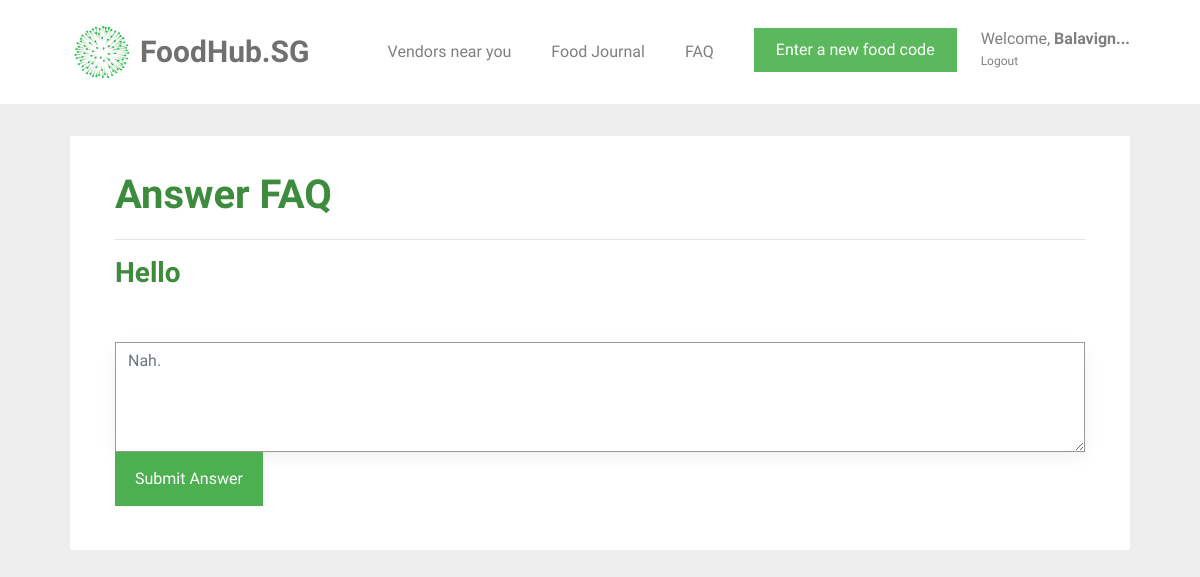
Before: /answer/7 (signed in) with the older database file.
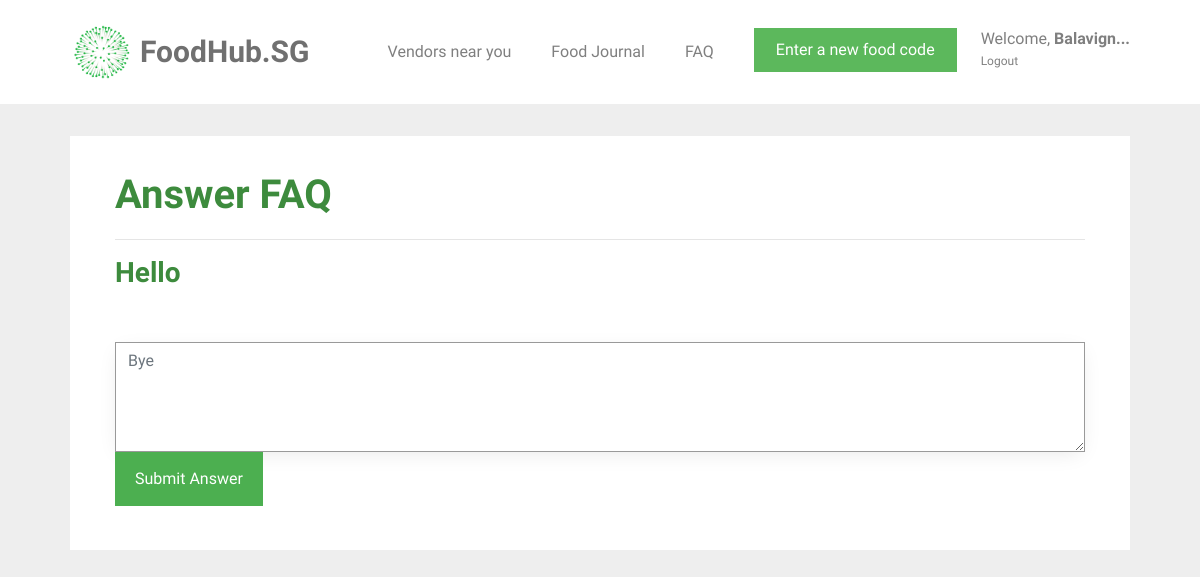
After: the same page with the newer database file.
### tables this page shows
CREATE TABLE question_and_answer (
  id INTEGER PRIMARY KEY AUTOINCREMENT,
  question TEXT,
  answer TEXT,
  user TEXT
);

### foodhubsg/user.py (the view, shortened to what this page needs)
@bp.route('/answer/<int:id>', methods=('GET', 'POST'))
@login_required
def answer(id):
    db = get_db()
    user_status = db.execute('SELECT status FROM user WHERE Name = ?', [g.user['name']]).fetchone()
    qns = db.execute('SELECT question FROM question_and_answer WHERE id = ?', [id]).fetchone()
    ans = db.execute('SELECT answer FROM question_and_answer WHERE id = ?', [id]).fetchone()
    return render_template('user/answer_faq.html', id=id, qns=qns[0], status=user_status, ans=ans)

### foodhubsg/auth.py (called while the page is built)
def login_required(view):
    @functools.wraps(view)
    def wrapped_view(**kwargs):
        if g.user is None:
            return redirect(url_for('auth.login'))
        if g.user["id"] == 0:
            return redirect(url_for('support.support'))
        return view(**kwargs)
    return wrapped_view

@bp.before_app_request
def load_logged_in_user():
    user_id = session.get('user_id')
    if user_id is None:
        g.user = None
    else:
        g.user = get_db().execute(
            'SELECT * FROM user WHERE id = ?', (user_id,)
        ).fetchone()

### foodhubsg/db.py (called while the page is built)
def get_db():
    if 'db' not in g:
        g.db = sqlite3.connect(
            current_app.config['DATABASE'],
            detect_types=sqlite3.PARSE_DECLTYPES
        )
        g.db.row_factory = sqlite3.Row
    return g.db

### foodhubsg/templates/user/answer_faq.html (shortened to what this page needs)
{% extends 'base.html' %}
{% block content %}
<div id="colorlib-container">
    <div class="container">
        <div class="box1">
        <div class="row row-pb-md">
            <div class="col-md-12">
            <h1 class="font_color"><b>Answer FAQ</b></h1>
            <hr>
            {% if status[0] == 1 %}
                <h3> You are not allowed to answer questions. </h3>
            {% else %}
                <h3><b class="font_color">{{ qns }}</b></h3>
                <form id="answer-form" method="post" action="">
                    <textarea id="answer" name="answer" form="answer-form" class="form-control" rows="4" cols="70" placeholder="{{ ans[0] }}"></textarea>
                   <input type="submit" value="Submit Answer" name="action" class="btn btn-primary" style="background-color: #4CAF50; height: 54px;">
                </form>
                {% endif %}
            </div>
        </div>
        </div>
    </div>
</div>
{% endblock %}

### foodhubsg/templates/base.html (shortened to what this page needs)
<!doctype html>
<link rel="stylesheet" href="https://cdnjs.cloudflare.com/ajax/libs/font-awesome/4.7.0/css/font-awesome.min.css">
<link rel="stylesheet" href="https://stackpath.bootstrapcdn.com/bootstrap/4.1.3/css/bootstrap.min.css">
<link rel="stylesheet" href="../static/css/animate.css">
<link rel="stylesheet" href="../static/css/icomoon.css">
<link rel="stylesheet" href="../static/css/magnific-popup.css">
<link rel="stylesheet" href="../static/css/owl.carousel.min.css">
<link rel="stylesheet" href="../static/css/style.css">
    {% block navbar %}
        <nav class="navbar navbar-light bg-white">
            <div class="container">
                <a class="navbar-brand" href="{{ url_for('index') }}">
                    <img src="../static/images/healthhub-logo.png" width="65px" height="60px" class="d-inline-block align-top" alt="FoodHub.SG Logo">
                    <span id="webname">FoodHub.SG</span>
                </a>
                {% if g.user %}
                    {% if g.user["id"] == 0 %}
                        <ul class="navbar-nav ml-auto">
                            <li class="nav-item">
                                <a class="nav-link" href="{{ url_for('support.support') }}">Index</a>
                            </li>
                            <li class="nav-item">
                                <a href="{{ url_for('support.ban_user') }}"><button type="button" class="btn btn-danger">Ban Users</button></a>
                            </li>
                            <li class="nav-item settings nav-link">
                                <a class="nav-link" id="settings-link">
                                    Welcome, <span id="nav-name">{{ g.user['name'] }}!</span>
                                </a>
                                <a class="nav-link" id="logout-link" href="{{ url_for('auth.logout') }}">
                                    Logout
                                </a>
                            </li>
                        </ul>
                    {% else %}
                        <ul class="navbar-nav ml-auto">
                            <li class="nav-item">
                                <a class="nav-link" href="{{ url_for('vendors.vendors') }}">Vendors near you</a>
                            </li>
                            <li class="nav-item">
                                <a class="nav-link" href="{{ url_for('food.food_journal') }}">Food Journal</a>
                            </li>
                            <li class="nav-item">
                                <a class="nav-link" href="{{ url_for('user.faq') }}">FAQ</a>
                            </li>
                            <li class="nav-item">
                                <a href="{{ url_for('food.food_journal') }}"><button type="button" class="btn btn-success">Enter a new food code</button></a>
                            </li>
                            <li class="nav-item settings nav-link">
                                <a class="nav-link" id="settings-link" href="{{ url_for('user.user_settings')}}">
                                    Welcome, <span id="nav-name">{{ g.user['name'] }}!</span>
                                </a>
                                <a class="nav-link" id="logout-link" href="{{ url_for('auth.logout') }}">
                                    Logout
                                </a>
                            </li>
                        </ul>
                    {% endif %}
                {% endif %}
                {% endblock %}
            </div>
        </nav>
<section class="content">
    {% block content %}{% endblock %}
</section>

### foodhubsg/static/css/style.css (style rules this page uses)
.font_color { color: #3d8b3d; }
a { color: #F6490D; -webkit-transition: 0.5s; -o-transition: 0.5s; transition: 0.5s; }
h1, h2, h3, h4, h5, h6, figure { color: #707070; font-weight: 400; margin: 0 0 20px 0; }
#colorlib-container, #colorlib-instagram, #colorlib-about, #colorlib-contact, #colorlib-footer { padding: 2em 0; clear: both; }
.content { display: block; }
.form-control { -webkit-box-shadow: none; -moz-box-shadow: none; -ms-box-shadow: none; -o-box-shadow: none; box-shadow: none; border: none; font-size: 16px !important; font-weight: 300; -webkit-border-radius: 0px; -moz-border-radius: 0px; -ms-border-radius: 0px; border-radius: 0px; }
.btn { margin-right: 4px; margin-bottom: 4px; font-size: 16px; font-weight: 400; -webkit-border-radius: 30px; -moz-border-radius: 30px; -ms-border-radius: 30px; border-radius: 30px; -webkit-transition: 0.5s; -o-transition: 0.5s; transition: 0.5s; padding: 8px 20px; }
.btn-primary { background: #F6490D; color: #fff; }
.btn-success { background: #5cb85c; color: #fff; border: 2px solid #5cb85c; }
.form-control { -webkit-box-shadow: none; box-shadow: none; background: transparent; border: 1px solid rgba(0, 0, 0, 0.1); height: 54px; font-size: 18px; font-weight: 300; }
.row-pb-md { padding: 2em !important; }
.btn-primary { border-radius: 0; border-width: 0; }
.btn { border-radius: 0; }
.form-control { border-width: 0.2px; border-color: #999999; box-shadow: 0 5px 20px -5px rgba(0,0,0,0.1); }
.box1 { background: #ffffff; padding: 0.5em; margin-bottom: 3em; transition: box-shadow 0.5s; }
.row.row-pb-md { margin: -5px -10px 0 -10px; }
.container { padding-right: 2.5em; padding-left: 2.5em; }
#nav-name { font-weight: bold; }
.navbar-nav { flex-direction: row; }
.nav-item { padding: 10px 10px 10px 10px; margin: 10px; }
.navbar-nav > .settings { position: relative; display: block; margin-right: 0; padding-right: 0; margin-left: 0; padding-left: 0; color: #4CAF50; }
.settings > .nav-link { line-height: 22px; padding: 0; }
#logout-link { font-size: 12px; }
#webname { color: #707070; font-weight: bold; font-size: 30px; }
.bg-white { background-color: white; }

Changed rows visible on the page:
changed question_and_answer "Hello": answer "Nah." → "Bye"
